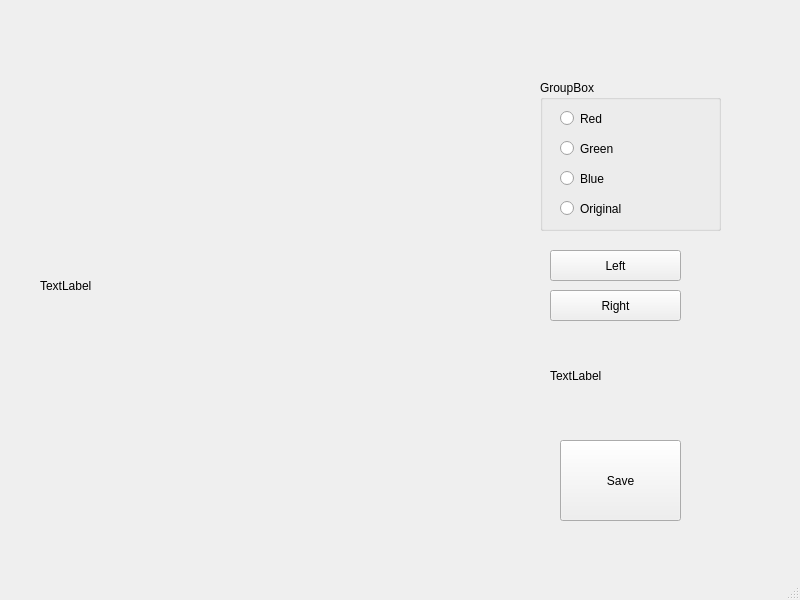
<?xml version="1.0" encoding="UTF-8"?>
<ui version="4.0">
 <class>MainWindow</class>
 <widget class="QMainWindow" name="MainWindow">
  <property name="geometry">
   <rect>
    <x>0</x>
    <y>0</y>
    <width>800</width>
    <height>600</height>
   </rect>
  </property>
  <property name="windowTitle">
   <string>MainWindow</string>
  </property>
  <widget class="QWidget" name="centralwidget">
   <widget class="QLabel" name="image_label">
    <property name="geometry">
     <rect>
      <x>40</x>
      <y>50</y>
      <width>341</width>
      <height>471</height>
     </rect>
    </property>
    <property name="text">
     <string>TextLabel</string>
    </property>
   </widget>
   <widget class="QGroupBox" name="groupBox">
    <property name="geometry">
     <rect>
      <x>540</x>
      <y>80</y>
      <width>181</width>
      <height>151</height>
     </rect>
    </property>
    <property name="title">
     <string>GroupBox</string>
    </property>
    <widget class="QRadioButton" name="radio_red">
     <property name="geometry">
      <rect>
       <x>20</x>
       <y>30</y>
       <width>82</width>
       <height>17</height>
      </rect>
     </property>
     <property name="text">
      <string>Red</string>
     </property>
    </widget>
    <widget class="QRadioButton" name="radio_green">
     <property name="geometry">
      <rect>
       <x>20</x>
       <y>60</y>
       <width>82</width>
       <height>17</height>
      </rect>
     </property>
     <property name="text">
      <string>Green</string>
     </property>
    </widget>
    <widget class="QRadioButton" name="radio_blue">
     <property name="geometry">
      <rect>
       <x>20</x>
       <y>90</y>
       <width>82</width>
       <height>17</height>
      </rect>
     </property>
     <property name="text">
      <string>Blue</string>
     </property>
    </widget>
    <widget class="QRadioButton" name="radio_original">
     <property name="geometry">
      <rect>
       <x>20</x>
       <y>120</y>
       <width>82</width>
       <height>17</height>
      </rect>
     </property>
     <property name="text">
      <string>Original</string>
     </property>
    </widget>
   </widget>
   <widget class="QPushButton" name="btn_rotate_left">
    <property name="geometry">
     <rect>
      <x>550</x>
      <y>250</y>
      <width>131</width>
      <height>31</height>
     </rect>
    </property>
    <property name="text">
     <string>Left</string>
    </property>
   </widget>
   <widget class="QPushButton" name="btn_rotate_right">
    <property name="geometry">
     <rect>
      <x>550</x>
      <y>290</y>
      <width>131</width>
      <height>31</height>
     </rect>
    </property>
    <property name="text">
     <string>Right</string>
    </property>
   </widget>
   <widget class="QLabel" name="status_label">
    <property name="geometry">
     <rect>
      <x>550</x>
      <y>340</y>
      <width>151</width>
      <height>71</height>
     </rect>
    </property>
    <property name="text">
     <string>TextLabel</string>
    </property>
   </widget>
   <widget class="QPushButton" name="btn_save">
    <property name="geometry">
     <rect>
      <x>560</x>
      <y>440</y>
      <width>121</width>
      <height>81</height>
     </rect>
    </property>
    <property name="text">
     <string>Save</string>
    </property>
   </widget>
  </widget>
  <widget class="QMenuBar" name="menubar">
   <property name="geometry">
    <rect>
     <x>0</x>
     <y>0</y>
     <width>800</width>
     <height>21</height>
    </rect>
   </property>
  </widget>
  <widget class="QStatusBar" name="statusbar"/>
 </widget>
 <resources/>
 <connections/>
</ui>
